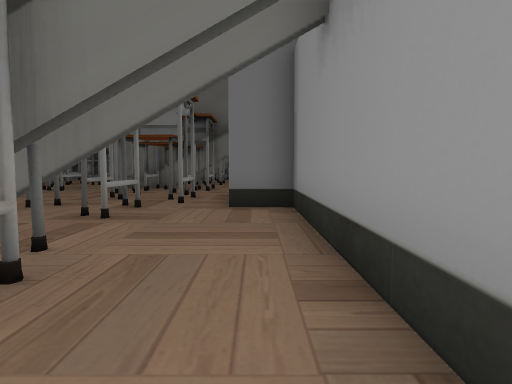
view 1 (above)

24 first-person views from a walk through a scene from a Unity 3-D project. The camera is 1.5 m above the floor, tilts 4° down and sees 75° across. The floor is counted in squares, 2 m on a side. Each view is taken from the middle of a square. On the plan, view 1 faces up. The plan holds only what a view shows up to about 11 squares ahead; the rest is blank. The place goes on beyond the plan. Some animated figures are left out.

view 2
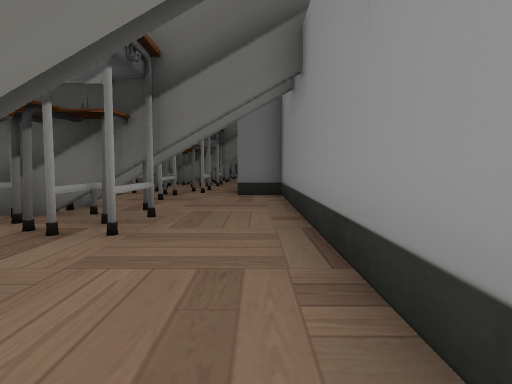

view 3
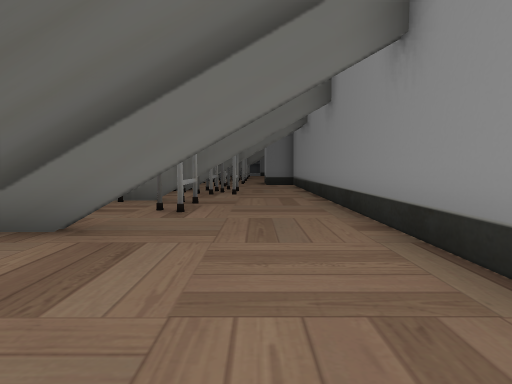

view 4
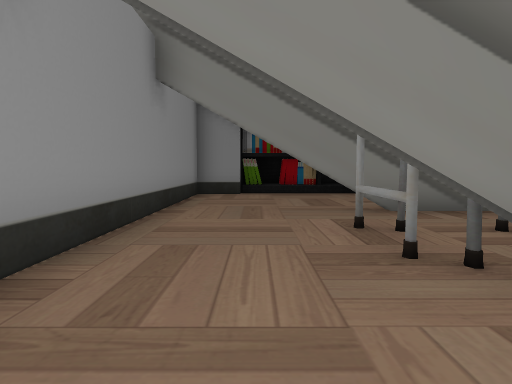

view 5
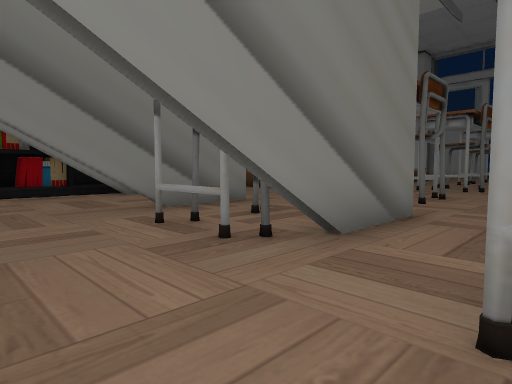

view 6
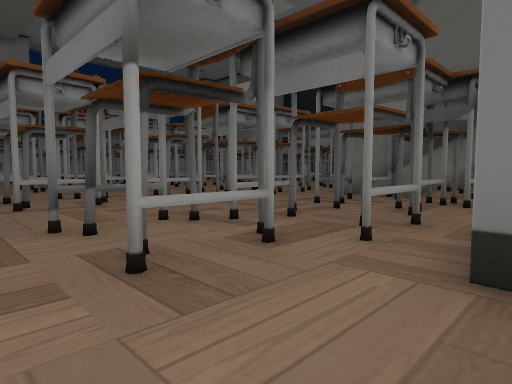

view 7
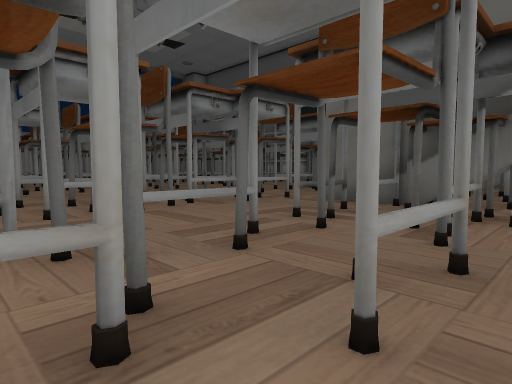

view 8
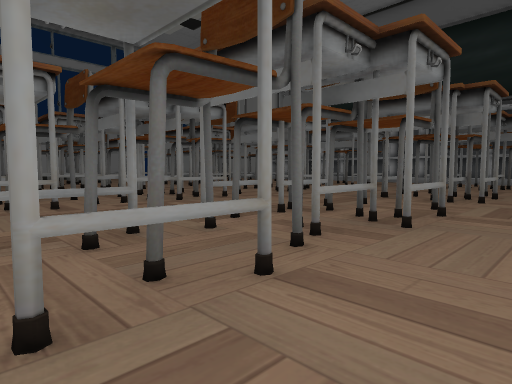

view 9
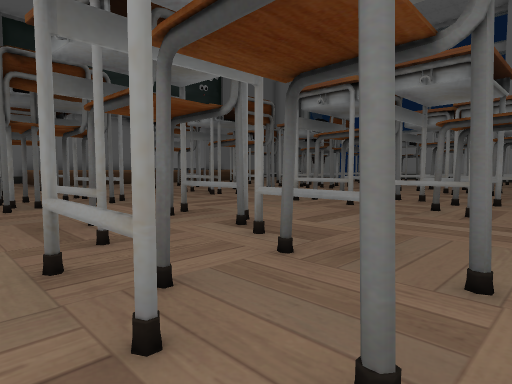

view 10
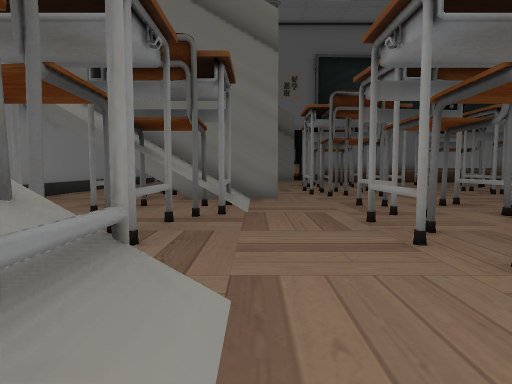

view 11
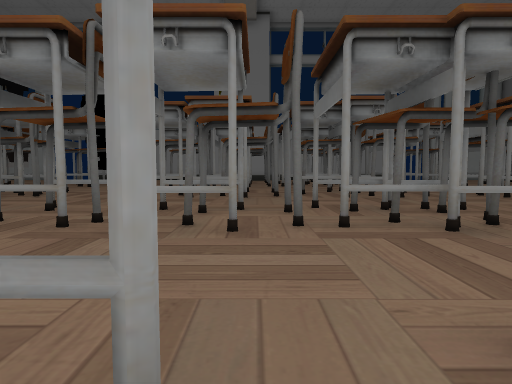

view 12
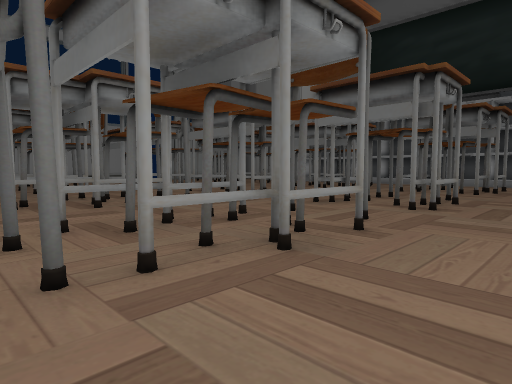

view 13
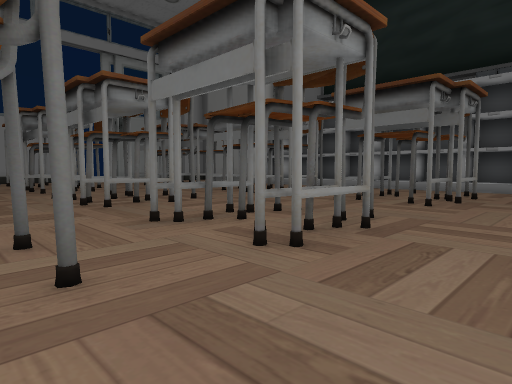

view 14
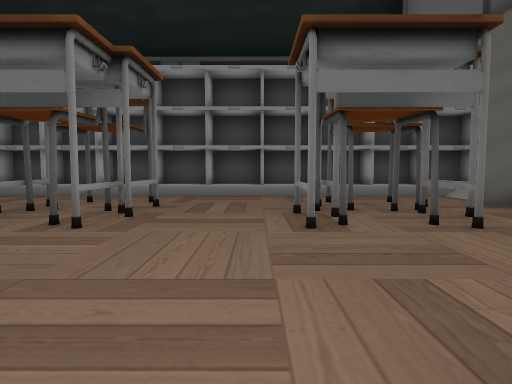

view 15
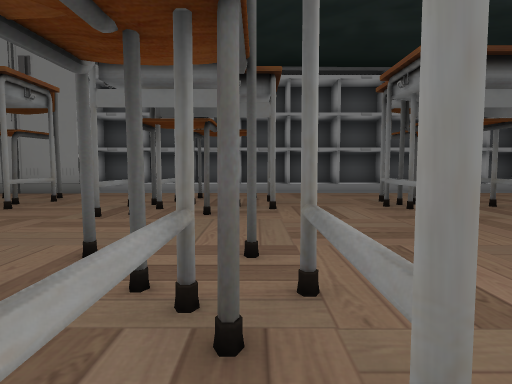

view 16
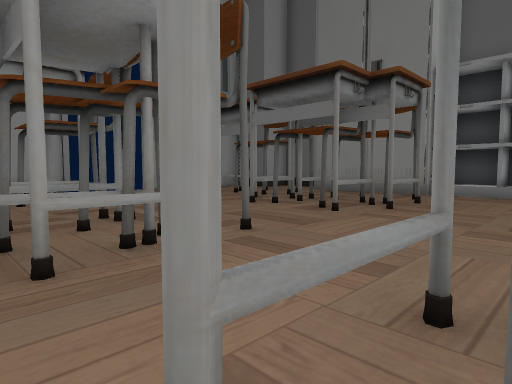

view 17
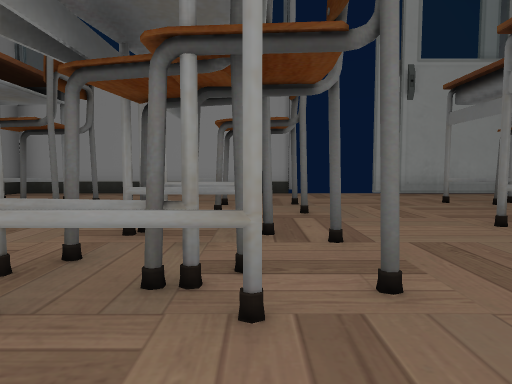

view 18
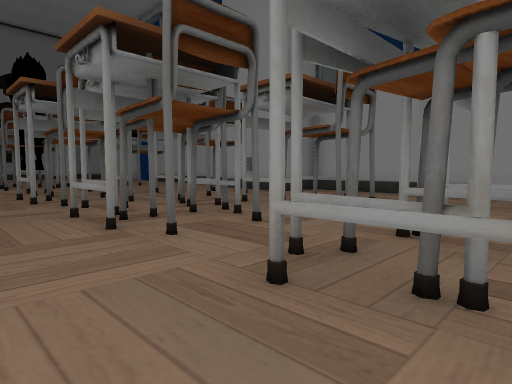

view 19
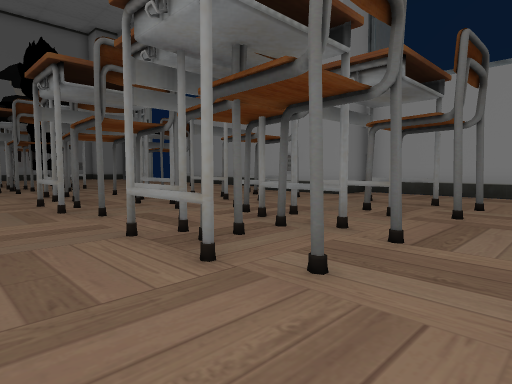

view 20
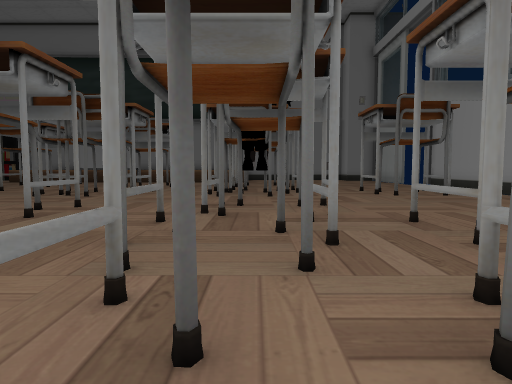

view 21
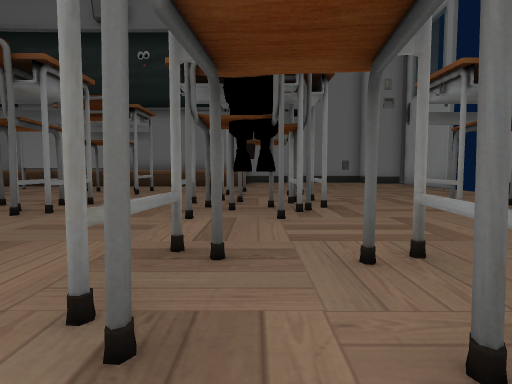

view 22
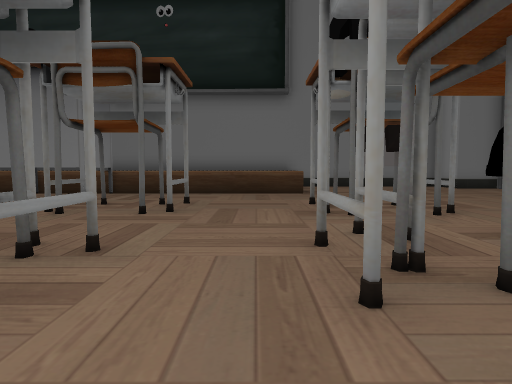

view 23
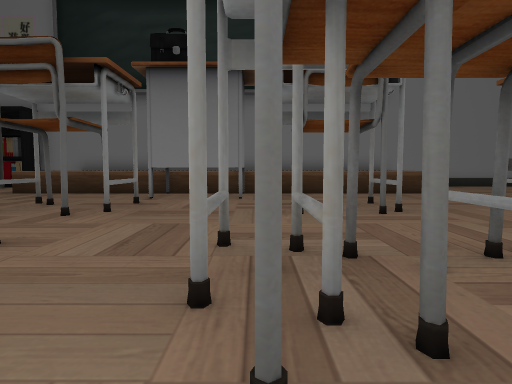

view 24
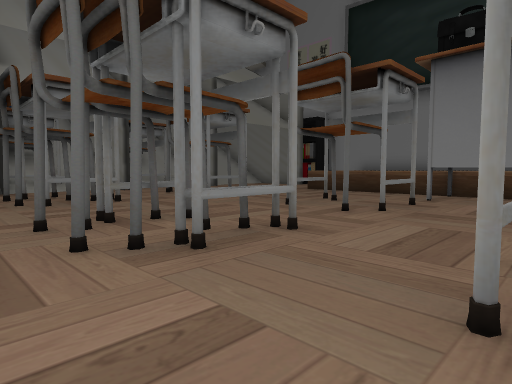

### Floor plan
Key: @ floor where view 1 was taken; # wall or solid block; x gap in a wall; . floor; / step, stairs or slope; = window, fence, low wall or low ledge; ^ raised ledge; C chair; T thing the floor can be seen under or through; O other object.
Columns run from 31 left of view 1 to 1 right of it. Each row starts with its distance up from view 1.
 26          ^^^ ^^#^^^^^^^^^^^^
 25 ##    ##^... ..............
 24 #.    .....................
 23 #... .....................#
 22 #...#C.C.C..#CC..#CC..CCC..
 21 x......#.#..#.#..#.#..#.#.
 20  ........................
 19  ........................
 18 #...C...C.....C.........C   #
 17 #  .#.##.#..#.#..#.#..#.#.  #
 16 # ..#.#C.#..C.#..C.C..#C#. O##
 15 #...   ...................  #.
 14 #.......................#.  ##
 13 #.........................####
 12 #...#C.#.C..#.C..#.C..#.C..C##
 11 #......#C#.#..#..CC...#.#../##.
 10 #......#... C.#..#.#..C.x..###.
  9   #........ ............x....x.
  8   #.#C.#.C..#.C..#.C..T.C..#.C.
  7     ...#....#C#..C....T........##
  6     ...#.#..#....#.#..T.#..###..#
  5    ....C.#............TC...C##..#
  4   ........................./#...#
  3   ......C#...CC..C.#...C#.####..#
  2 # #.#..#C#..#.#..#.C..#.#.####..#
  1 # #.C..#.#..C.#..C.#..C.#..C##..#
  0    ......................../#..@#
 -1   .....C..................####..#
 -2   .....#=...#.#..#.#..#.#  C##..#
 -3   .....#C#..C....C.#. CC  .C#...#
 -4     ...  ............    ../#...#
 -5    ...   ......==.....   .####..#
 -6    ...   ......##.....       ...#
 -7    ..    ^^^^^^ ^^^^^^       ...#
 -8                              ...#
 -9                            ##..##
-10                             ####

Positions as (right, up) in squares from view 1, and headings:
1: (0, 0), facing up
2: (0, -3), facing up
3: (-1, -9), facing up
4: (-1, 1), facing down
5: (0, 1), facing down-left
6: (0, 4), facing up-left
7: (-1, 6), facing up-left
8: (-5, 7), facing up-left
9: (-6, 10), facing down-left
10: (-5, 12), facing down
11: (-8, 9), facing left
12: (-10, 9), facing up-left
13: (-10, 13), facing up-left
14: (-10, 16), facing up
15: (-17, 15), facing up
16: (-19, 15), facing up-left
17: (-20, 17), facing left
18: (-20, 17), facing down-left
19: (-20, 15), facing down-left
20: (-23, 12), facing down
21: (-23, 8), facing down
22: (-21, 4), facing down
23: (-17, 4), facing down
24: (-17, 4), facing down-right
